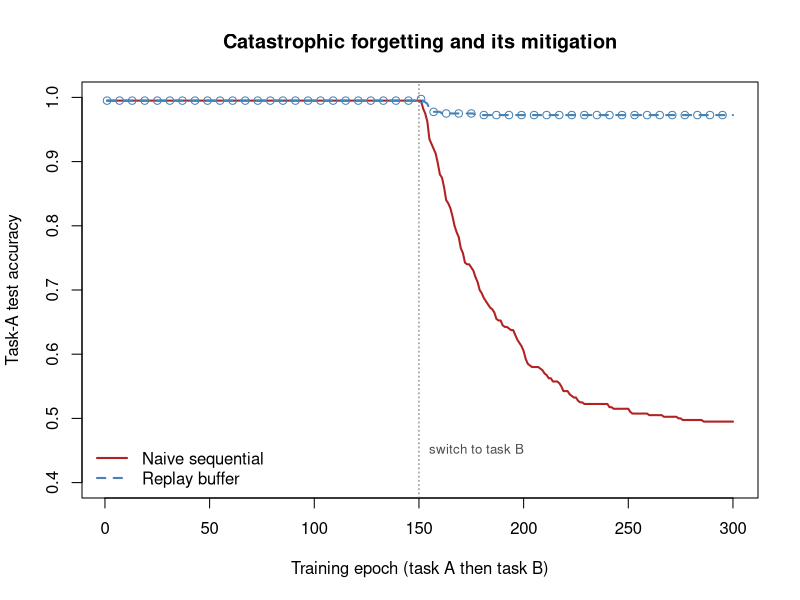

Recreate this plot in R.
## ---- chunk 1
#| include: false
suppressPackageStartupMessages(library(tidyverse))
## ---- chunk 2
fam <- data.frame(
  Family = c("Regularization (e.g. EWC, SI)",
             "Rehearsal / replay",
             "Parameter isolation"),
  `What it does` = c(
    "Penalize moving parameters important to old tasks",
    "Keep a small buffer of old examples and mix them in",
    "Dedicate separate parameters (or masks) per task"),
  `Stores raw data?` = c("No", "Yes (small buffer)", "No"),
  `Extra cost grows with` = c(
    "Parameters (one importance weight each)",
    "Buffer size",
    "Number of tasks (capacity)"),
  check.names = FALSE,
  stringsAsFactors = FALSE
)
knitr::kable(
  fam,
  caption = "Three families of continual-learning methods compared by mechanism, whether they store raw past data, and what resource their cost scales with."
)
## ---- chunk 3
set.seed(1)

# Generate a binary task from two Gaussian blobs with given class means.
make_task <- function(n, mu_pos, mu_neg, sd = 1.2) {
  n_pos <- n %/% 2
  n_neg <- n - n_pos
  Xpos <- cbind(rnorm(n_pos, mu_pos[1], sd), rnorm(n_pos, mu_pos[2], sd))
  Xneg <- cbind(rnorm(n_neg, mu_neg[1], sd), rnorm(n_neg, mu_neg[2], sd))
  X <- rbind(Xpos, Xneg)
  y <- c(rep(1L, n_pos), rep(0L, n_neg))   # 1 = positive class, 0 = negative
  idx <- sample(nrow(X))
  list(X = X[idx, , drop = FALSE], y = y[idx])
}

# Task A is separable along x1; task B is separable along x2.
taskA <- make_task(400, mu_pos = c( 3,  0), mu_neg = c(-3,  0))
taskB <- make_task(400, mu_pos = c( 0,  3), mu_neg = c( 0, -3))

# Held-out test sets for each task (used to track accuracy over time).
testA <- make_task(400, mu_pos = c( 3,  0), mu_neg = c(-3,  0))
testB <- make_task(400, mu_pos = c( 0,  3), mu_neg = c( 0, -3))

str(taskA)
## ---- chunk 4
sigmoid <- function(z) 1 / (1 + exp(-z))

# Predicted probability of the positive class.
predict_prob <- function(par, X) {
  z <- as.vector(X %*% par$w + par$b)
  sigmoid(z)
}

accuracy <- function(par, task) {
  p <- predict_prob(par, task$X)
  mean((p > 0.5) == (task$y == 1L))
}

# One gradient-descent step of logistic regression on a batch (X, y),
# with L2 weight decay (wd). Returns updated parameters.
gd_step <- function(par, X, y, lr, wd = 0.04) {
  p <- predict_prob(par, X)          # n-vector of predicted probabilities
  err <- p - y                       # gradient of cross-entropy wrt logit
  grad_w <- as.vector(t(X) %*% err) / length(y) + wd * par$w
  grad_b <- mean(err)
  par$w <- par$w - lr * grad_w
  par$b <- par$b - lr * grad_b
  par
}

init_par <- function() list(w = c(0, 0), b = 0)
## ---- chunk 5
epochs_per_task <- 150
lr <- 0.4

# Phase 1: train on task A, logging task-A test accuracy each epoch.
par <- init_par()
accA_naive <- numeric(0)
for (e in seq_len(epochs_per_task)) {
  par <- gd_step(par, taskA$X, taskA$y, lr)
  accA_naive <- c(accA_naive, accuracy(par, testA))
}
accA_after_taskA <- tail(accA_naive, 1)

# Phase 2: switch to task B (no replay), still logging task-A accuracy.
for (e in seq_len(epochs_per_task)) {
  par <- gd_step(par, taskB$X, taskB$y, lr)
  accA_naive <- c(accA_naive, accuracy(par, testA))
}
accA_after_taskB_naive <- tail(accA_naive, 1)

cat(sprintf("Naive: task-A acc after learning A = %.2f\n", accA_after_taskA))
cat(sprintf("Naive: task-A acc after learning B = %.2f\n", accA_after_taskB_naive))
## ---- chunk 6
buffer_size <- 40

# Reservoir-style: a random subset of task A serves as the buffer.
buf_idx <- sample(nrow(taskA$X), buffer_size)
buffer <- list(X = taskA$X[buf_idx, , drop = FALSE], y = taskA$y[buf_idx])

# Balanced replay: repeat the buffer so its influence matches the new task.
reps <- nrow(taskB$X) %/% buffer_size
rep_idx <- rep(seq_len(buffer_size), reps)
buf_X <- buffer$X[rep_idx, , drop = FALSE]
buf_y <- buffer$y[rep_idx]

# Retrain from scratch on task A, then learn B WITH replay.
par <- init_par()
for (e in seq_len(epochs_per_task)) {
  par <- gd_step(par, taskA$X, taskA$y, lr)
}
accA_replay <- rep(accuracy(par, testA), epochs_per_task)  # phase-1 history

for (e in seq_len(epochs_per_task)) {
  # Mix the current task-B batch with the replayed task-A buffer.
  Xmix <- rbind(taskB$X, buf_X)
  ymix <- c(taskB$y, buf_y)
  par <- gd_step(par, Xmix, ymix, lr)
  accA_replay <- c(accA_replay, accuracy(par, testA))
}
accA_after_taskB_replay <- tail(accA_replay, 1)

cat(sprintf("Replay: task-A acc after learning B = %.2f\n", accA_after_taskB_replay))
## ---- chunk 7
res <- data.frame(
  Method = c("Naive sequential", "Replay buffer (40 pts)"),
  `Task A acc after A` = round(c(accA_after_taskA, accA_after_taskA), 2),
  `Task A acc after B` = round(c(accA_after_taskB_naive, accA_after_taskB_replay), 2),
  check.names = FALSE
)
res$`Forgetting (drop)` <- round(res$`Task A acc after A` - res$`Task A acc after B`, 2)
knitr::kable(
  res,
  caption = "Task-A test accuracy before and after learning task B. Naive sequential training forgets task A; a 40-point replay buffer retains it."
)
## ---- chunk 8
epochs <- seq_along(accA_naive)
switch_at <- epochs_per_task

plot(epochs, accA_naive, type = "l", lwd = 2, col = "firebrick",
     ylim = c(0.4, 1), xlab = "Training epoch (task A then task B)",
     ylab = "Task-A test accuracy",
     main = "Catastrophic forgetting and its mitigation")
lines(epochs, accA_replay, lwd = 2, col = "steelblue", lty = 2)
points(epochs[seq(1, length(epochs), by = 6)],
       accA_replay[seq(1, length(epochs), by = 6)],
       col = "steelblue", pch = 1)
abline(v = switch_at, lty = 3, col = "grey40")
text(switch_at, 0.45, "switch to task B", pos = 4, cex = 0.8, col = "grey30")
legend("bottomleft",
       legend = c("Naive sequential", "Replay buffer"),
       col = c("firebrick", "steelblue"), lwd = 2, lty = c(1, 2), bty = "n")
